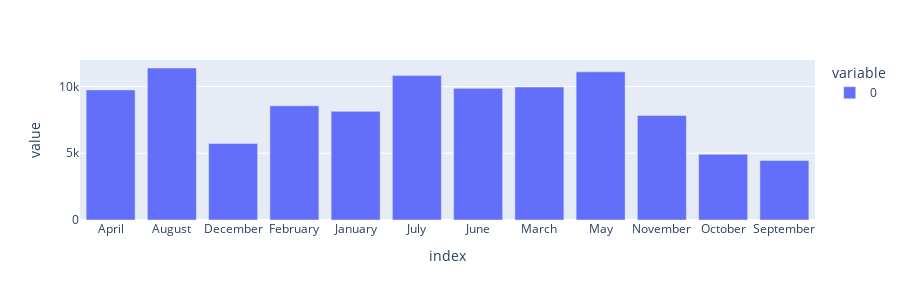

Notebook code for this chart:
### Markdown cell above
### Mois et jour de la semaine

L'information du mois n'est pas equitablement repartie à cause de la periode du jeu de données

Le mois de septembre est le moins représenté 2.5 fois moins que aout

### Code cell
temp = pd.Series([date.month_name() for date in df.order_purchase_timestamp])
df.insert(0, 'month', temp)
px.bar(temp.value_counts().sort_index(), height=300)

### Figure 1 — Plotly figure (JSON) as saved in the notebook; plotly's stock layout.template omitted (floating-point values rounded to 4 significant figures)
{"data": [{"alignmentgroup": "True", "hovertemplate": "variable=0<br>index=%{x}<br>value=%{y}<extra></extra>", "legendgroup": "0", "marker": {"color": "#636efa", "pattern": {"shape": ""}}, "name": "0", "offsetgroup": "0", "orientation": "v", "showlegend": true, "textposition": "auto", "type": "bar", "x": ["April", "August", "December", "February", "January", "July", "June", "March", "May", "November", "October", "September"], "xaxis": "x", "y": [9744, 11383, 5731, 8552, 8138, 10815, 9860, 9959, 11094, 7828, 4922, 4455], "yaxis": "y"}], "layout": {"barmode": "relative", "height": 300, "legend": {"title": {"text": "variable"}, "tracegroupgap": 0}, "margin": {"t": 60}, "xaxis": {"anchor": "y", "domain": [0, 1], "title": {"text": "index"}}, "yaxis": {"anchor": "x", "domain": [0, 1], "title": {"text": "value"}}}}
